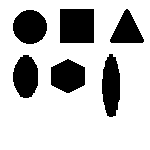
%> input picture binaryShapes.tif, 150 x 150 px
$ octave binObjectIdentifier.m   (GNU Octave 9; MATLAB toolbox functions it lacks are replaced by stand-ins)
%> lines starting %> are read from the running program, lines starting %| are printed output that depends on the picture; in (x1, y1, x2, y2) boxes, pixels count from 0 and x2, y2 are one past the last pixel; in counts of white or black regions, pixels touching at a corner belong together; the program's own positions count from 1
### InvertImage.m
function [B] = InvertImage(pic1, B)
[m,n]=size(B);
for i =1:m
	for j = 1:n
        if(pic1(i,j)==0)
        B(i,j)=255;
        end
    end
end
end

### AssingLabelsRound1.m
function [B,f] = AssingLabelsRound1(B,f)
[m,n]=size(B);
l=2;
    for i =2:m-1
	for j = 2:n-1
		if(B(i,j)==255)
			a = B(i,j);
			b= B(i,j-1);
			c=B(i-1,j);
			if((b==0)&(c==0))
				B(i,j)=l;
				l=l+1;
            elseif((b==0)&(c>1))
				B(i,j)=c;
            elseif((b>1)&(c==0))
				B(i,j)=b;
            elseif((b>1)&(c>1))
				if(b==c)

                    B(i,j)=b;
				else
					while(f(b)>0)
						b=f(b);%find root
					end
					while(f(c)>0)
						c=f(c);%find root
					end
					if(b==c)
						B(i,j)=b;
					else
						if(b<c)
							B(i,j)=b;
							f(c)=b;
						else
							B(i,j)=c;
							f(b)=c;
						end
					end
				end
			end
		end
	end
end


end

### AssingLabelsRound2.m
function [B] = AssingLabelsRound2(B,f)
[m,n]=size(B);

for i=1:m
	for j=1:n
		if(B(i,j)>0)
			k = B(i,j);
			while(f(k)>0)
				k=f(k);
			end
			B(i,j)=k;
		end
	end
end

while(j==k)
	while(f(j)>0)
		j=f(j);
	end
	while(f(k)>0)
		k=f(k);
	end
	if(j~=k)
		f(j)=k
	end
end


end

### ObjectCount.m
function [numbersFound, NumberOfObjects] = ObjectCount(B)
[m,n]=size(B);
numbersFound=zeros(1,255);
for i=1:m
	for j=1:n
        if(B(i,j)>0)
        numbersFound(B(i,j))=1;
        end
    end
end

NumberOfObjects=0;
for j=1:255
    if(numbersFound(j)==1)
        fprintf('%i\n', j)
    end
    NumberOfObjects=NumberOfObjects+numbersFound(j);
end


end

### FindLabelsUsedInPic.m
function [labels] = FindLabelsUsedInPic(NumberOfObjects,numbersFound)

labels=zeros(1,NumberOfObjects);
x=1;
for j=1:255
    if(numbersFound(j)==1)
        labels(1,x)=j;
        x=x+1;
    end
end


end

### ColorLabeledObjects.m
%function for line
function [C] = ColorLabeledObjects(B, C, labels)
[m,n]=size(B);
for i=1:m
	for j=1:n
        if(B(i,j)==labels(1))
            C(i,j,1)= 1;
            C(i,j,2)= 1;
            C(i,j,3)= 0;
        end
        if(B(i,j)==labels(2))
            C(i,j,1)= 1;
            C(i,j,2)= 0;
            C(i,j,3)= 1;
        end
        if(B(i,j)==labels(3))
            C(i,j,1)= 0;
            C(i,j,2)= 1;
            C(i,j,3)= 1;
        end
        if(B(i,j)==labels(4))
            C(i,j,1)= 1;
            C(i,j,2)= 0;
            C(i,j,3)= 0;
        end
        if(B(i,j)==labels(5))
            C(i,j,1)= 0;
            C(i,j,2)= 1;
            C(i,j,3)= 0;
        end
        if(B(i,j)==labels(6))
            C(i,j,1)= 0;
            C(i,j,2)= 0;
            C(i,j,3)= 1;
        end


    end
end

end

### binObjectIdentifier.m
pic1 = imread('binaryShapes.tif');
[m,n] =size(pic1);
%> m = 150; n = 600
n=n/4;
%> n = 150
B=zeros(m,n);
C=zeros(m,n,3);
f= zeros(1,255);

B=InvertImage(pic1,B);
%> after the loop in InvertImage, `for i =1:m`: B: size 150x150 double; 23.8% white; 6 white regions, box (x1, y1, x2, y2) and area: (60, 9, 94, 43) 1156, (13, 10, 47, 44) 906, (102, 54, 120, 117) 890, (51, 59, 85, 93) 884, (13, 55, 38, 98) 841, (110, 9, 144, 43) 672
%imwrite(B,'picB.tif','tiff');
[B,f] = AssingLabelsRound1(B,f);
%> after the loop in AssingLabelsRound1, `for i =2:m-1`:
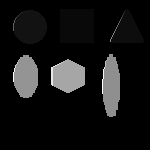
%> B: size 150x150 double; min 0, max 55, mean 4.3; drawn with min black and max white
%> after the loop in AssingLabelsRound1, `for i =2:m-1`: a = 255; b = 31; f = 255 values, max 36 at index 38, min 0 at index 1, mean 3.21; l = 56
B=AssingLabelsRound2(B,f);
%> after the loop in AssingLabelsRound2, `for i=1:m`:
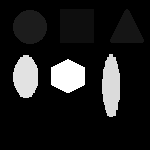
%> B: size 150x150 double; 0.78% of pixels changed, all inside (x1, y1, x2, y2) = (13, 10, 126, 94); drawn with min black and max white
%> after the loop in AssingLabelsRound2, `for i=1:m`: k = 31
%> after the loop in AssingLabelsRound2, `while(j==k)`: j = 150
[numbersFound, NumberOfObjects] = ObjectCount(B);
%> after the loop in ObjectCount, `for i=1:m`: numbersFound = 255 values, max 1 at index 2, min 0 at index 1, mean 0.0235
%> the loop in ObjectCount, `for j=1:255` made 255 passes
%> NumberOfObjects on passes 1 to 3: 0, 1, 2
%> NumberOfObjects = 6

%Now we create an array to store the labels of the objects
labels=FindLabelsUsedInPic(NumberOfObjects,numbersFound);
%> after the loop in FindLabelsUsedInPic, `for j=1:255`: labels = [2 3 4 31 32 36]; x = 7
%> labels = [2 3 4 31 32 36]
C=ColorLabeledObjects(B,C,labels);
%> after the loop in ColorLabeledObjects, `for i=1:m`:
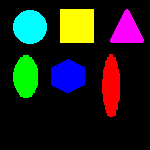
%> C: size 150x150x3 double; mean R, G, B 0.121, 0.129, 0.109
imwrite(C,'picC.jpeg','jpeg');
